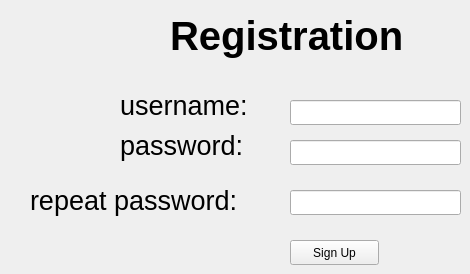
      <widget class="QWidget" name="page_2">
       <widget class="QLabel" name="label_2">
        <property name="geometry">
         <rect>
          <x>170</x>
          <y>10</y>
          <width>251</width>
          <height>51</height>
         </rect>
        </property>
        <property name="sizePolicy">
         <sizepolicy hsizetype="Preferred" vsizetype="Preferred">
          <horstretch>0</horstretch>
          <verstretch>0</verstretch>
         </sizepolicy>
        </property>
        <property name="font">
         <font>
          <pointsize>30</pointsize>
          <weight>75</weight>
          <bold>true</bold>
         </font>
        </property>
        <property name="text">
         <string>Registration</string>
        </property>
       </widget>
       <widget class="QLineEdit" name="usernameLineRegistration">
        <property name="geometry">
         <rect>
          <x>290</x>
          <y>100</y>
          <width>171</width>
          <height>25</height>
         </rect>
        </property>
        <property name="sizePolicy">
         <sizepolicy hsizetype="Preferred" vsizetype="Fixed">
          <horstretch>0</horstretch>
          <verstretch>0</verstretch>
         </sizepolicy>
        </property>
       </widget>
       <widget class="QLabel" name="passwordLabel_2">
        <property name="geometry">
         <rect>
          <x>120</x>
          <y>130</y>
          <width>131</width>
          <height>31</height>
         </rect>
        </property>
        <property name="sizePolicy">
         <sizepolicy hsizetype="Preferred" vsizetype="Preferred">
          <horstretch>0</horstretch>
          <verstretch>0</verstretch>
         </sizepolicy>
        </property>
        <property name="font">
         <font>
          <pointsize>20</pointsize>
         </font>
        </property>
        <property name="text">
         <string>password:</string>
        </property>
       </widget>
       <widget class="QLabel" name="usernameLabel_2">
        <property name="geometry">
         <rect>
          <x>120</x>
          <y>90</y>
          <width>141</width>
          <height>31</height>
         </rect>
        </property>
        <property name="sizePolicy">
         <sizepolicy hsizetype="Preferred" vsizetype="Preferred">
          <horstretch>0</horstretch>
          <verstretch>0</verstretch>
         </sizepolicy>
        </property>
        <property name="font">
         <font>
          <pointsize>20</pointsize>
         </font>
        </property>
        <property name="text">
         <string>username:</string>
        </property>
       </widget>
       <widget class="QLineEdit" name="passwordLineRegistration">
        <property name="geometry">
         <rect>
          <x>290</x>
          <y>140</y>
          <width>171</width>
          <height>25</height>
         </rect>
        </property>
        <property name="sizePolicy">
         <sizepolicy hsizetype="Preferred" vsizetype="Fixed">
          <horstretch>0</horstretch>
          <verstretch>0</verstretch>
         </sizepolicy>
        </property>
        <property name="echoMode">
         <enum>QLineEdit::Password</enum>
        </property>
       </widget>
       <widget class="QLabel" name="label_3">
        <property name="geometry">
         <rect>
          <x>30</x>
          <y>180</y>
          <width>231</width>
          <height>41</height>
         </rect>
        </property>
        <property name="sizePolicy">
         <sizepolicy hsizetype="Preferred" vsizetype="Preferred">
          <horstretch>0</horstretch>
          <verstretch>0</verstretch>
         </sizepolicy>
        </property>
        <property name="font">
         <font>
          <pointsize>20</pointsize>
          <weight>50</weight>
          <bold>false</bold>
         </font>
        </property>
        <property name="text">
         <string>repeat password:</string>
        </property>
       </widget>
       <widget class="QLineEdit" name="repeatPasswordLine">
        <property name="geometry">
         <rect>
          <x>290</x>
          <y>190</y>
          <width>171</width>
          <height>25</height>
         </rect>
        </property>
        <property name="sizePolicy">
         <sizepolicy hsizetype="Preferred" vsizetype="Fixed">
          <horstretch>0</horstretch>
          <verstretch>0</verstretch>
         </sizepolicy>
        </property>
        <property name="echoMode">
         <enum>QLineEdit::Password</enum>
        </property>
       </widget>
       <widget class="QPushButton" name="registrationButton">
        <property name="geometry">
         <rect>
          <x>290</x>
          <y>240</y>
          <width>89</width>
          <height>25</height>
         </rect>
        </property>
        <property name="sizePolicy">
         <sizepolicy hsizetype="Preferred" vsizetype="Fixed">
          <horstretch>0</horstretch>
          <verstretch>0</verstretch>
         </sizepolicy>
        </property>
        <property name="text">
         <string>Sign Up</string>
        </property>
       </widget>
      </widget>
